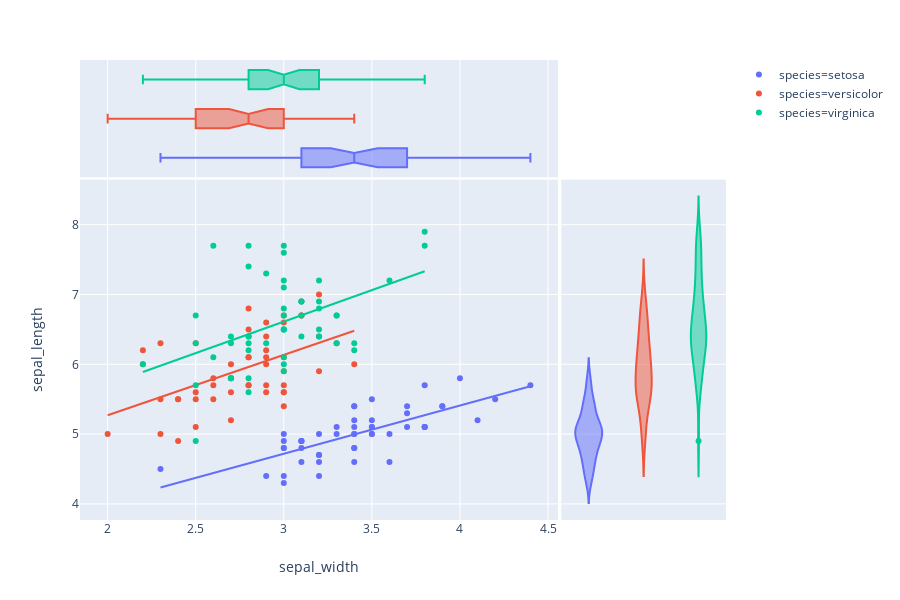

Source (notebook cell):
### Code cell
px.scatter(iris, x="sepal_width", y="sepal_length", color="species", marginal_y="violin",
           marginal_x="box", trendline="ols")

### Figure 1 — Plotly figure (JSON) as saved in the notebook; plotly's stock layout.template omitted (floating-point values rounded to 4 significant figures)
{"data": [{"hoverlabel": {"namelength": 0}, "hovertemplate": "species=setosa<br>sepal_width=%{x}<br>sepal_length=%{y}", "legendgroup": "species=setosa", "marker": {"color": "#636efa", "symbol": "circle"}, "mode": "markers", "name": "species=setosa", "showlegend": true, "type": "scatter", "uid": "fd822325-56d2-4e19-afd0-7df0748319d5", "x": [3.5, 3, 3.2, 3.1, 3.6, 3.9, 3.4, 3.4, 2.9, 3.1, 3.7, 3.4, 3, 3, 4, 4.4, 3.9, 3.5, 3.8, 3.8, 3.4, 3.7, 3.6, 3.3, 3.4, 3, 3.4, 3.5, 3.4, 3.2, 3.1, 3.4, 4.1, 4.2, 3.1, 3.2, 3.5, 3.1, 3, 3.4, 3.5, 2.3, 3.2, 3.5, 3.8, 3, 3.8, 3.2, 3.7, 3.3], "xaxis": "x", "y": [5.1, 4.9, 4.7, 4.6, 5, 5.4, 4.6, 5, 4.4, 4.9, 5.4, 4.8, 4.8, 4.3, 5.8, 5.7, 5.4, 5.1, 5.7, 5.1, 5.4, 5.1, 4.6, 5.1, 4.8, 5, 5, 5.2, 5.2, 4.7, 4.8, 5.4, 5.2, 5.5, 4.9, 5, 5.5, 4.9, 4.4, 5.1, 5, 4.5, 4.4, 5, 5.1, 4.8, 5.1, 4.6, 5.3, 5], "yaxis": "y"}, {"alignmentgroup": "True", "hoverlabel": {"namelength": 0}, "hovertemplate": "species=setosa<br>sepal_width=%{x}", "legendgroup": "species=setosa", "marker": {"color": "#636efa", "symbol": "circle"}, "name": "species=setosa", "notched": true, "offsetgroup": "species=setosa", "showlegend": false, "type": "box", "uid": "0a685efa-fbc7-40bb-866f-ac19243d3916", "x": [3.5, 3, 3.2, 3.1, 3.6, 3.9, 3.4, 3.4, 2.9, 3.1, 3.7, 3.4, 3, 3, 4, 4.4, 3.9, 3.5, 3.8, 3.8, 3.4, 3.7, 3.6, 3.3, 3.4, 3, 3.4, 3.5, 3.4, 3.2, 3.1, 3.4, 4.1, 4.2, 3.1, 3.2, 3.5, 3.1, 3, 3.4, 3.5, 2.3, 3.2, 3.5, 3.8, 3, 3.8, 3.2, 3.7, 3.3], "xaxis": "x", "yaxis": "y2"}, {"alignmentgroup": "True", "hoverlabel": {"namelength": 0}, "hovertemplate": "species=setosa<br>sepal_length=%{y}", "legendgroup": "species=setosa", "marker": {"color": "#636efa", "symbol": "circle"}, "name": "species=setosa", "offsetgroup": "species=setosa", "scalegroup": "y", "showlegend": false, "type": "violin", "uid": "53afca5a-8245-4b28-b9c4-5afb0f098316", "xaxis": "x2", "y": [5.1, 4.9, 4.7, 4.6, 5, 5.4, 4.6, 5, 4.4, 4.9, 5.4, 4.8, 4.8, 4.3, 5.8, 5.7, 5.4, 5.1, 5.7, 5.1, 5.4, 5.1, 4.6, 5.1, 4.8, 5, 5, 5.2, 5.2, 4.7, 4.8, 5.4, 5.2, 5.5, 4.9, 5, 5.5, 4.9, 4.4, 5.1, 5, 4.5, 4.4, 5, 5.1, 4.8, 5.1, 4.6, 5.3, 5], "yaxis": "y"}, {"hoverlabel": {"namelength": 0}, "hovertemplate": "<b>OLS trendline</b><br>sepal_length = 0.690854 * sepal_width + 2.644660<br>R<sup>2</sup>=0.557681<br><br>species=setosa<br>sepal_width=%{x}<br>sepal_length=%{y} <b>(trend)</b>", "legendgroup": "species=setosa", "marker": {"color": "#636efa", "symbol": "circle"}, "mode": "lines", "name": "species=setosa", "showlegend": false, "type": "scatter", "uid": "08d78364-2ade-4d47-8d0f-2236121d3911", "x": [2.3, 2.9, 3, 3, 3, 3, 3, 3, 3.1, 3.1, 3.1, 3.1, 3.1, 3.2, 3.2, 3.2, 3.2, 3.2, 3.3, 3.3, 3.4, 3.4, 3.4, 3.4, 3.4, 3.4, 3.4, 3.4, 3.4, 3.5, 3.5, 3.5, 3.5, 3.5, 3.5, 3.6, 3.6, 3.7, 3.7, 3.7, 3.8, 3.8, 3.8, 3.8, 3.9, 3.9, 4, 4.1, 4.2, 4.4], "xaxis": "x", "y": [4.234, 4.648, 4.717, 4.717, 4.717, 4.717, 4.717, 4.717, 4.786, 4.786, 4.786, 4.786, 4.786, 4.855, 4.855, 4.855, 4.855, 4.855, 4.924, 4.924, 4.994, 4.994, 4.994, 4.994, 4.994, 4.994, 4.994, 4.994, 4.994, 5.063, 5.063, 5.063, 5.063, 5.063, 5.063, 5.132, 5.132, 5.201, 5.201, 5.201, 5.27, 5.27, 5.27, 5.27, 5.339, 5.339, 5.408, 5.477, 5.546, 5.684], "yaxis": "y"}, {"hoverlabel": {"namelength": 0}, "hovertemplate": "species=versicolor<br>sepal_width=%{x}<br>sepal_length=%{y}", "legendgroup": "species=versicolor", "marker": {"color": "#EF553B", "symbol": "circle"}, "mode": "markers", "name": "species=versicolor", "showlegend": true, "type": "scatter", "uid": "5470700b-e784-4f46-9134-3a136450fc16", "x": [3.2, 3.2, 3.1, 2.3, 2.8, 2.8, 3.3, 2.4, 2.9, 2.7, 2, 3, 2.2, 2.9, 2.9, 3.1, 3, 2.7, 2.2, 2.5, 3.2, 2.8, 2.5, 2.8, 2.9, 3, 2.8, 3, 2.9, 2.6, 2.4, 2.4, 2.7, 2.7, 3, 3.4, 3.1, 2.3, 3, 2.5, 2.6, 3, 2.6, 2.3, 2.7, 3, 2.9, 2.9, 2.5, 2.8], "xaxis": "x", "y": [7, 6.4, 6.9, 5.5, 6.5, 5.7, 6.3, 4.9, 6.6, 5.2, 5, 5.9, 6, 6.1, 5.6, 6.7, 5.6, 5.8, 6.2, 5.6, 5.9, 6.1, 6.3, 6.1, 6.4, 6.6, 6.8, 6.7, 6, 5.7, 5.5, 5.5, 5.8, 6, 5.4, 6, 6.7, 6.3, 5.6, 5.5, 5.5, 6.1, 5.8, 5, 5.6, 5.7, 5.7, 6.2, 5.1, 5.7], "yaxis": "y"}, {"alignmentgroup": "True", "hoverlabel": {"namelength": 0}, "hovertemplate": "species=versicolor<br>sepal_width=%{x}", "legendgroup": "species=versicolor", "marker": {"color": "#EF553B", "symbol": "circle"}, "name": "species=versicolor", "notched": true, "offsetgroup": "species=versicolor", "showlegend": false, "type": "box", "uid": "e783ed77-72ea-4c2b-ac61-2e39a31f0df9", "x": [3.2, 3.2, 3.1, 2.3, 2.8, 2.8, 3.3, 2.4, 2.9, 2.7, 2, 3, 2.2, 2.9, 2.9, 3.1, 3, 2.7, 2.2, 2.5, 3.2, 2.8, 2.5, 2.8, 2.9, 3, 2.8, 3, 2.9, 2.6, 2.4, 2.4, 2.7, 2.7, 3, 3.4, 3.1, 2.3, 3, 2.5, 2.6, 3, 2.6, 2.3, 2.7, 3, 2.9, 2.9, 2.5, 2.8], "xaxis": "x", "yaxis": "y2"}, {"alignmentgroup": "True", "hoverlabel": {"namelength": 0}, "hovertemplate": "species=versicolor<br>sepal_length=%{y}", "legendgroup": "species=versicolor", "marker": {"color": "#EF553B", "symbol": "circle"}, "name": "species=versicolor", "offsetgroup": "species=versicolor", "scalegroup": "y", "showlegend": false, "type": "violin", "uid": "123a12e0-ce07-4281-ac48-c6854d983958", "xaxis": "x2", "y": [7, 6.4, 6.9, 5.5, 6.5, 5.7, 6.3, 4.9, 6.6, 5.2, 5, 5.9, 6, 6.1, 5.6, 6.7, 5.6, 5.8, 6.2, 5.6, 5.9, 6.1, 6.3, 6.1, 6.4, 6.6, 6.8, 6.7, 6, 5.7, 5.5, 5.5, 5.8, 6, 5.4, 6, 6.7, 6.3, 5.6, 5.5, 5.5, 6.1, 5.8, 5, 5.6, 5.7, 5.7, 6.2, 5.1, 5.7], "yaxis": "y"}, {"hoverlabel": {"namelength": 0}, "hovertemplate": "<b>OLS trendline</b><br>sepal_length = 0.865078 * sepal_width + 3.539735<br>R<sup>2</sup>=0.276582<br><br>species=versicolor<br>sepal_width=%{x}<br>sepal_length=%{y} <b>(trend)</b>", "legendgroup": "species=versicolor", "marker": {"color": "#EF553B", "symbol": "circle"}, "mode": "lines", "name": "species=versicolor", "showlegend": false, "type": "scatter", "uid": "a7cff5cc-5559-4e80-8b0a-c355d9ddb0c0", "x": [2, 2.2, 2.2, 2.3, 2.3, 2.3, 2.4, 2.4, 2.4, 2.5, 2.5, 2.5, 2.5, 2.6, 2.6, 2.6, 2.7, 2.7, 2.7, 2.7, 2.7, 2.8, 2.8, 2.8, 2.8, 2.8, 2.8, 2.9, 2.9, 2.9, 2.9, 2.9, 2.9, 2.9, 3, 3, 3, 3, 3, 3, 3, 3, 3.1, 3.1, 3.1, 3.2, 3.2, 3.2, 3.3, 3.4], "xaxis": "x", "y": [5.27, 5.443, 5.443, 5.529, 5.529, 5.529, 5.616, 5.616, 5.616, 5.702, 5.702, 5.702, 5.702, 5.789, 5.789, 5.789, 5.875, 5.875, 5.875, 5.875, 5.875, 5.962, 5.962, 5.962, 5.962, 5.962, 5.962, 6.048, 6.048, 6.048, 6.048, 6.048, 6.048, 6.048, 6.135, 6.135, 6.135, 6.135, 6.135, 6.135, 6.135, 6.135, 6.221, 6.221, 6.221, 6.308, 6.308, 6.308, 6.394, 6.481], "yaxis": "y"}, {"hoverlabel": {"namelength": 0}, "hovertemplate": "species=virginica<br>sepal_width=%{x}<br>sepal_length=%{y}", "legendgroup": "species=virginica", "marker": {"color": "#00cc96", "symbol": "circle"}, "mode": "markers", "name": "species=virginica", "showlegend": true, "type": "scatter", "uid": "c66ee95d-ceb6-479a-8133-abd30994862b", "x": [3.3, 2.7, 3, 2.9, 3, 3, 2.5, 2.9, 2.5, 3.6, 3.2, 2.7, 3, 2.5, 2.8, 3.2, 3, 3.8, 2.6, 2.2, 3.2, 2.8, 2.8, 2.7, 3.3, 3.2, 2.8, 3, 2.8, 3, 2.8, 3.8, 2.8, 2.8, 2.6, 3, 3.4, 3.1, 3, 3.1, 3.1, 3.1, 2.7, 3.2, 3.3, 3, 2.5, 3, 3.4, 3], "xaxis": "x", "y": [6.3, 5.8, 7.1, 6.3, 6.5, 7.6, 4.9, 7.3, 6.7, 7.2, 6.5, 6.4, 6.8, 5.7, 5.8, 6.4, 6.5, 7.7, 7.7, 6, 6.9, 5.6, 7.7, 6.3, 6.7, 7.2, 6.2, 6.1, 6.4, 7.2, 7.4, 7.9, 6.4, 6.3, 6.1, 7.7, 6.3, 6.4, 6, 6.9, 6.7, 6.9, 5.8, 6.8, 6.7, 6.7, 6.3, 6.5, 6.2, 5.9], "yaxis": "y"}, {"alignmentgroup": "True", "hoverlabel": {"namelength": 0}, "hovertemplate": "species=virginica<br>sepal_width=%{x}", "legendgroup": "species=virginica", "marker": {"color": "#00cc96", "symbol": "circle"}, "name": "species=virginica", "notched": true, "offsetgroup": "species=virginica", "showlegend": false, "type": "box", "uid": "a26a99ce-6140-4ff0-a251-36492118142e", "x": [3.3, 2.7, 3, 2.9, 3, 3, 2.5, 2.9, 2.5, 3.6, 3.2, 2.7, 3, 2.5, 2.8, 3.2, 3, 3.8, 2.6, 2.2, 3.2, 2.8, 2.8, 2.7, 3.3, 3.2, 2.8, 3, 2.8, 3, 2.8, 3.8, 2.8, 2.8, 2.6, 3, 3.4, 3.1, 3, 3.1, 3.1, 3.1, 2.7, 3.2, 3.3, 3, 2.5, 3, 3.4, 3], "xaxis": "x", "yaxis": "y2"}, {"alignmentgroup": "True", "hoverlabel": {"namelength": 0}, "hovertemplate": "species=virginica<br>sepal_length=%{y}", "legendgroup": "species=virginica", "marker": {"color": "#00cc96", "symbol": "circle"}, "name": "species=virginica", "offsetgroup": "species=virginica", "scalegroup": "y", "showlegend": false, "type": "violin", "uid": "8ea54ef8-3cde-4ee1-a708-3f04da114084", "xaxis": "x2", "y": [6.3, 5.8, 7.1, 6.3, 6.5, 7.6, 4.9, 7.3, 6.7, 7.2, 6.5, 6.4, 6.8, 5.7, 5.8, 6.4, 6.5, 7.7, 7.7, 6, 6.9, 5.6, 7.7, 6.3, 6.7, 7.2, 6.2, 6.1, 6.4, 7.2, 7.4, 7.9, 6.4, 6.3, 6.1, 7.7, 6.3, 6.4, 6, 6.9, 6.7, 6.9, 5.8, 6.8, 6.7, 6.7, 6.3, 6.5, 6.2, 5.9], "yaxis": "y"}, {"hoverlabel": {"namelength": 0}, "hovertemplate": "<b>OLS trendline</b><br>sepal_length = 0.901534 * sepal_width + 3.906836<br>R<sup>2</sup>=0.209057<br><br>species=virginica<br>sepal_width=%{x}<br>sepal_length=%{y} <b>(trend)</b>", "legendgroup": "species=virginica", "marker": {"color": "#00cc96", "symbol": "circle"}, "mode": "lines", "name": "species=virginica", "showlegend": false, "type": "scatter", "uid": "167f812e-e4ab-4d49-b3dc-a4eb85ca109b", "x": [2.2, 2.5, 2.5, 2.5, 2.5, 2.6, 2.6, 2.7, 2.7, 2.7, 2.7, 2.8, 2.8, 2.8, 2.8, 2.8, 2.8, 2.8, 2.8, 2.9, 2.9, 3, 3, 3, 3, 3, 3, 3, 3, 3, 3, 3, 3, 3.1, 3.1, 3.1, 3.1, 3.2, 3.2, 3.2, 3.2, 3.2, 3.3, 3.3, 3.3, 3.4, 3.4, 3.6, 3.8, 3.8], "xaxis": "x", "y": [5.89, 6.161, 6.161, 6.161, 6.161, 6.251, 6.251, 6.341, 6.341, 6.341, 6.341, 6.431, 6.431, 6.431, 6.431, 6.431, 6.431, 6.431, 6.431, 6.521, 6.521, 6.611, 6.611, 6.611, 6.611, 6.611, 6.611, 6.611, 6.611, 6.611, 6.611, 6.611, 6.611, 6.702, 6.702, 6.702, 6.702, 6.792, 6.792, 6.792, 6.792, 6.792, 6.882, 6.882, 6.882, 6.972, 6.972, 7.152, 7.333, 7.333], "yaxis": "y"}], "layout": {"height": 600, "legend": {"tracegroupgap": 0}, "margin": {"t": 60}, "xaxis": {"domain": [0, 0.74], "showgrid": true, "title": {"text": "sepal_width"}}, "xaxis2": {"domain": [0.745, 1], "showticklabels": false}, "yaxis": {"domain": [0, 0.74], "showgrid": true, "title": {"text": "sepal_length"}}, "yaxis2": {"domain": [0.745, 1], "showticklabels": false}}}
